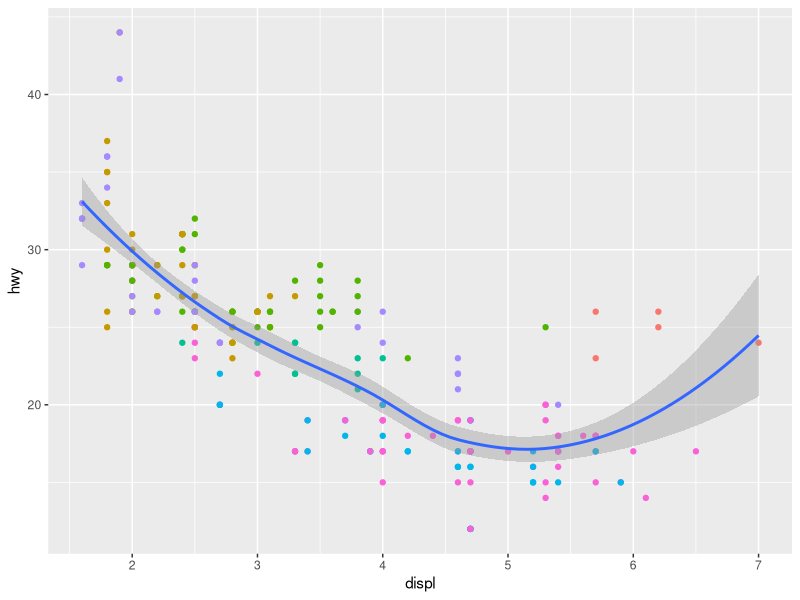

Write R code to recreate this figure.
# #Answer: show. legend = FALSE makes the scale not to have any legend for the aesthetic where it was included.
# If it is #removed, the legend appears on the scale because its default value is TRUE.
library(ggplot2)
ggplot(data = mpg, aes(x = displ, y = hwy)) + 
  geom_point(aes(color = class), show.legend = FALSE) + 
  geom_smooth()
